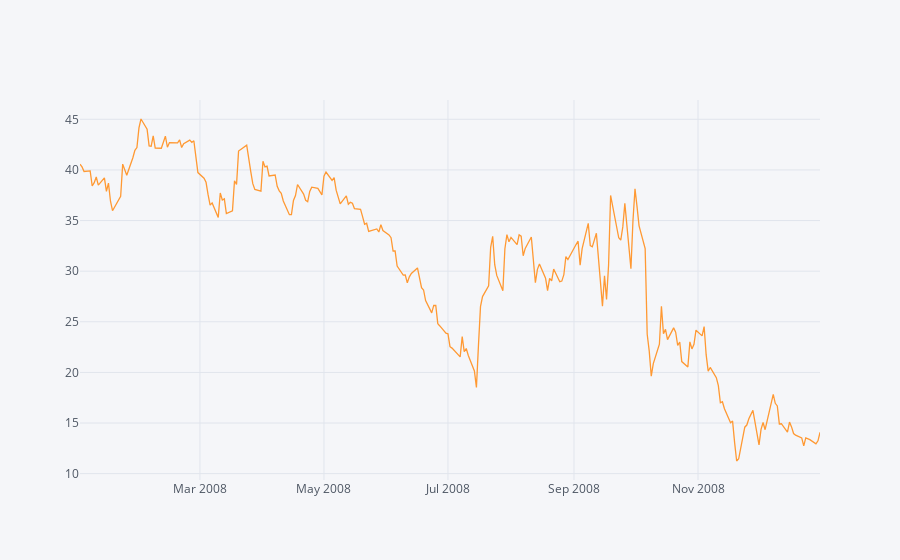
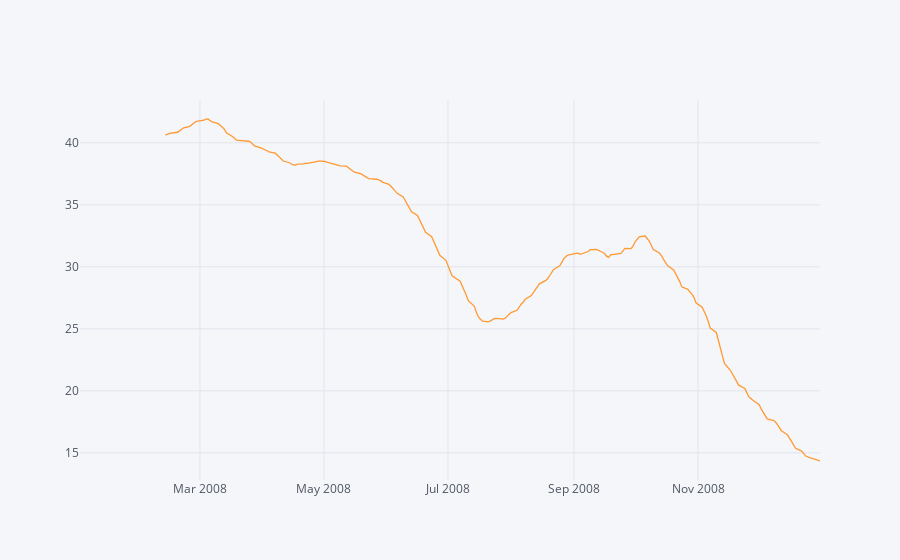

These figures' notebook cell, in order:
### Code cell
df['BAC']['Close'][dt(2008, 1, 1):dt(2008, 12, 31)].iplot()
df['BAC']['Close'][dt(2008, 1, 1):dt(2008, 12, 31)].rolling(window=30).mean().iplot()

### Figure 1 — Plotly figure (JSON) as saved in the notebook; plotly's stock layout.template omitted (floating-point values rounded to 4 significant figures; data arrays with more than 128 entries replaced by an {"elided": "..."} marker saying what was removed)
{"data": [{"line": {"color": "rgba(255, 153, 51, 1.0)", "dash": "solid", "shape": "linear", "width": 1.3}, "mode": "lines", "name": "Close", "text": "", "type": "scatter", "x": {"elided": "253 str values"}, "y": {"elided": "253 float values"}}], "layout": {"legend": {"bgcolor": "#F5F6F9", "font": {"color": "#4D5663"}}, "paper_bgcolor": "#F5F6F9", "plot_bgcolor": "#F5F6F9", "title": {"font": {"color": "#4D5663"}}, "xaxis": {"gridcolor": "#E1E5ED", "showgrid": true, "tickfont": {"color": "#4D5663"}, "title": {"font": {"color": "#4D5663"}, "text": ""}, "zerolinecolor": "#E1E5ED"}, "yaxis": {"gridcolor": "#E1E5ED", "showgrid": true, "tickfont": {"color": "#4D5663"}, "title": {"font": {"color": "#4D5663"}, "text": ""}, "zerolinecolor": "#E1E5ED"}}}

### Figure 2 — Plotly figure (JSON) as saved in the notebook; plotly's stock layout.template omitted (floating-point values rounded to 4 significant figures; data arrays with more than 128 entries replaced by an {"elided": "..."} marker saying what was removed)
{"data": [{"line": {"color": "rgba(255, 153, 51, 1.0)", "dash": "solid", "shape": "linear", "width": 1.3}, "mode": "lines", "name": "Close", "text": "", "type": "scatter", "x": {"elided": "253 str values"}, "y": {"elided": "253 mixed values"}}], "layout": {"legend": {"bgcolor": "#F5F6F9", "font": {"color": "#4D5663"}}, "paper_bgcolor": "#F5F6F9", "plot_bgcolor": "#F5F6F9", "title": {"font": {"color": "#4D5663"}}, "xaxis": {"gridcolor": "#E1E5ED", "showgrid": true, "tickfont": {"color": "#4D5663"}, "title": {"font": {"color": "#4D5663"}, "text": ""}, "zerolinecolor": "#E1E5ED"}, "yaxis": {"gridcolor": "#E1E5ED", "showgrid": true, "tickfont": {"color": "#4D5663"}, "title": {"font": {"color": "#4D5663"}, "text": ""}, "zerolinecolor": "#E1E5ED"}}}
